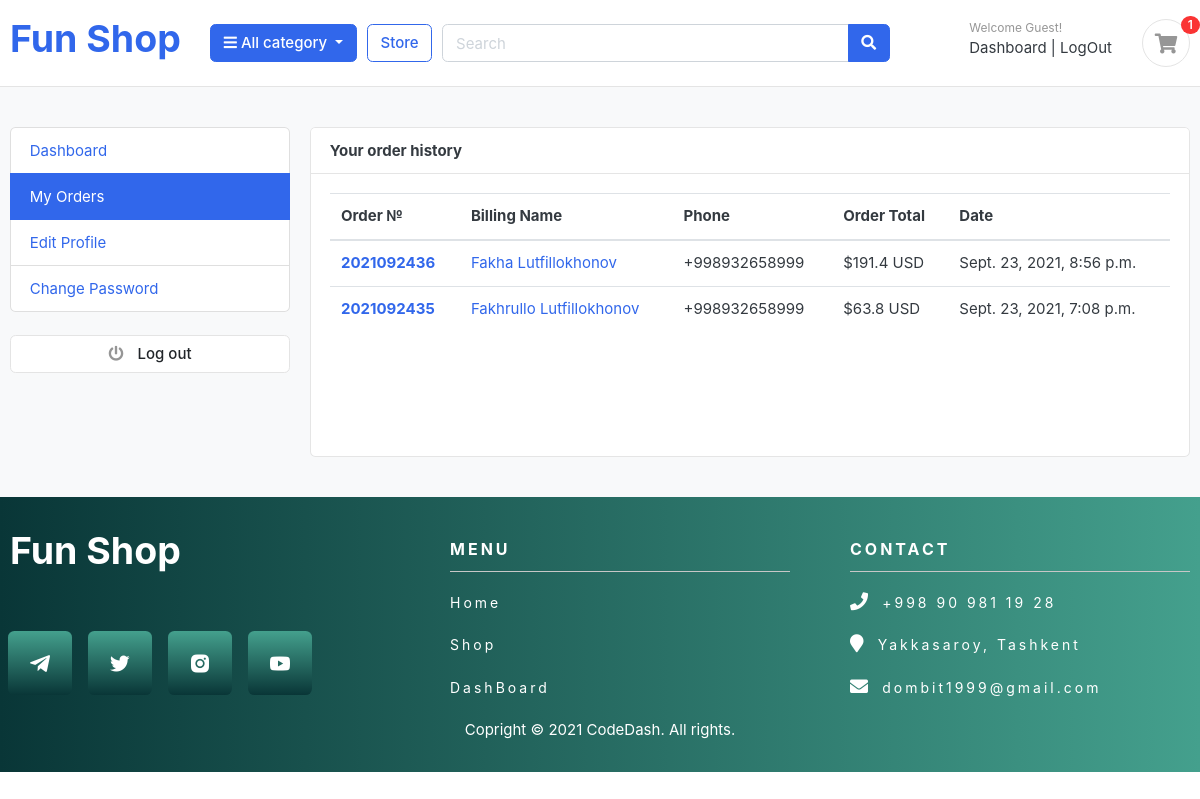
The app's page /accounts/my_orders/ (signed in) with its own data.
### accounts/models.py (models this page shows, shortened)
class Account(AbstractBaseUser):
    first_name = models.CharField(max_length=60)
    last_name = models.CharField(max_length=60)
    username = models.CharField(max_length=50, unique=True)
    email = models.EmailField(max_length=100, unique=True)
    phone_number = models.CharField(max_length=50)
    date_joined = models.DateTimeField(auto_now_add=True)
    last_login = models.DateTimeField(auto_now_add=True)
    is_admin = models.BooleanField(default=False)
    is_staff = models.BooleanField(default=False)
    is_active = models.BooleanField(default=False)
    is_superadmin = models.BooleanField(default=False)
    USERNAME_FIELD = 'email'
    REQUIRED_FIELDS = ['username', 'first_name', 'last_name']
    objects = MyAccountManager()

### orders/models.py (models this page shows, shortened)
class Order(models.Model):
    STATUS = (
        ('New', 'New'),
        ('Accepted', 'Accepted'),
        ('Completed', 'Completed'),
        ('Cancelled', 'Cancelled'),
    )
    user = models.ForeignKey(Account, on_delete=models.SET_NULL, null=True)
    payment = models.ForeignKey(Payment, on_delete=models.SET_NULL, null=True, blank=True)
    order_number = models.CharField(max_length=20)
    first_name = models.CharField(max_length=100)
    last_name = models.CharField(max_length=100)
    phone = models.CharField(max_length=15)
    email = models.EmailField(max_length=50)
    address_line_1 = models.CharField(max_length=80)
    address_line_2 = models.CharField(max_length=80, blank=True)
    city = models.CharField(max_length=50)
    country = models.CharField(max_length=50)
    order_note = models.CharField(max_length=100, blank=True)
    order_total = models.FloatField()
    tax = models.FloatField()
    status = models.CharField(max_length=10, choices=STATUS, default='New')
    ip = models.CharField(max_length=20, blank=True)
    is_ordered = models.BooleanField(default=False)
    created_at = models.DateTimeField(auto_now_add=True)
    update_at = models.DateTimeField(auto_now=True)
    def full_name(self):
        return f'{self.first_name} {self.last_name}'

### accounts/views.py (the view)
# urls.py: path('my_orders/', views.my_orders, name='my_orders'),
@login_required(login_url='login')
def my_orders(request):
    orders = Order.objects.filter(user=request.user, is_ordered=True).order_by('-created_at')
    context = {
        'orders':orders
    }
    return render(request, 'accounts/my_orders.html', context)

### carts/context_processors.py (called while the page is built)
def counter(request, cart_count=0):
    if 'admin' in request.path:
        return{}
    else:
        try:
            cart = Cart.objects.filter(cart_id=_cart_id(request))
            if request.user.is_authenticated:
                cart_items = CartItem.objects.all().filter(user=request.user)
            else:
                cart_items = CartItem.objects.all().filter(cart=cart[:1])
            for cart_item in cart_items:
                cart_count += cart_item.quantity
        except Cart.DoesNotExist:
            cart_count = 0
    return dict(cart_count=cart_count)

### carts/views.py (called while the page is built)
def _cart_id(request):
    cart = request.session.session_key
    if not cart:
        cart = request.session.create()
    return cart

### category/context_processors.py (called while the page is built)
def menu_links(request):
    links = Category.objects.all()
    return dict(links=links)

### category/models.py (called while the page is built)
    def get_url(self):
        return reverse('products_by_category', args=[self.slug])

### templates/accounts/my_orders.html (shortened to what this page needs)
{% extends 'index.html' %}
{% load static %}
{% block content %}
<section class="section-conten padding-y bg">
    <div class="container ">
        <div class="row">
        {% include 'accounts/dashboard_sidebar.html' %}
        <main class="col-md-9">
            <article class="card">
            <header class="card-header">
                <strong class="d-inline-block mr-3">Your order history </strong>
            </header>
            <div class="card-body mb-5">
                <div class="row mb-5">
                    <div class="col-md-12 ">
                        <table class="table table-hover">
                            <thead>
                              <tr>
                                <th scope="col">Order №</th>
                                <th scope="col">Billing Name</th>
                                <th scope="col">Phone</th>
                                <th scope="col">Order Total</th>
                                <th scope="col">Date</th>
                              </tr>
                            </thead>
                            <tbody>
                              {% for order in orders %}
                                <tr>
                                    <th scope="row"><a href="{% url 'order_details' order.order_number %}">{{ order.order_number }}</a></th>
                                    <td><a href="{% url 'dashboard' %}">{{ order.full_name }}</a></td>
                                    <td>{{ order.phone }}</td>
                                    <td>${{ order.order_total }} USD</td>
                                    <td>{{ order.created_at }}</td>
                                </tr>
                              {% endfor %}
                            </tbody>
                          </table>
                    </div>
                </div>
            </div>
            </article>
        </main>
    </div>
    </div>
    </section>
{% endblock %}

### templates/index.html (shortened to what this page needs)
{% load static %}
<!DOCTYPE HTML>
<html lang="en">
<head>
<link href="{% static 'css/bootstrap.css' %}" rel="stylesheet" type="text/css"/>
<link href="{% static 'fonts/fontawesome/css/all.min.css' %}" type="text/css" rel="stylesheet">
<link href='https://unpkg.com/boxicons@2.0.7/css/boxicons.min.css' rel='stylesheet'>
<link href="{% static 'css/ui.css' %}" rel="stylesheet" type="text/css"/>
<link href="{% static 'css/custom.css' %}" rel="stylesheet" type="text/css"/>
<link href="{% static 'css/responsive.css' %}" rel="stylesheet" media="only screen and (max-width: 1200px)" />
<link href="/your-path-to-fontawesome/css/all.css" rel="stylesheet">
</head>
<body>
	<header class="section-header">
	<section class="header-main border-bottom">
		<div class="container">
	<div class="row align-items-center">
		<div class="col-lg-2 col-md-3 col-6">
			<a href="{% url 'home' %}" class="brand-wrap" >
				<h1>Fun Shop</h1>
			</a>
		</div>
		<div class="col-lg col-sm col-md col-6 flex-grow-0">
			<div class="category-wrap dropdown d-inline-block float-right">
				<button type="button" class="btn btn-primary dropdown-toggle" data-toggle="dropdown">
					<i class="fa fa-bars"></i> All category
				</button>
			</div>
		</div>
		<a href="{% url 'store' %}" class="btn btn-outline-primary">Store</a>
		<div class="col-lg  col-md-6 col-sm-12 col">
			<form action="{% url 'search' %}" class="search" method="GET">
				<div class="input-group w-100">
					<input type="text" class="form-control" style="width:60%;" placeholder="Search" name="keyword" required>
					<div class="input-group-append">
					<button class="btn btn-primary" type="submit">
						<i class="fa fa-search"></i>
					</button>
					</div>
				</div>
			</form>
		</div>
		<div class="col-lg-3 col-sm-6 col-8 order-2 order-lg-3">
					<div class="d-flex justify-content-end mb-3 mb-lg-0">
					{% if user.id is None %}
						<div class="widget-header">
							<small class="title text-muted">Welcome guest!</small>
							<div>
								<a href="{% url 'login' %}">Sign in</a> <span class="dark-transp"> | </span>
								<a href="{% url 'register' %}"> Register</a>
							</div>
						</div>
					{% else %}
						<div class="widget-header">
							<small class="title text-muted">Welcome {{ user.first_name }}!</small>
							<div>
								<a href="{% url 'dashboard' %}">Dashboard</a> <span class="dark-transp"> | </span>
								<a href="{% url 'logout' %}"> LogOut</a>
						</div>
						</div>
					{% endif %}
						<a href="{% url 'cart' %}" class="widget-header pl-3 ml-3">
							<div class="icon icon-sm rounded-circle border"><i class="fa fa-shopping-cart"></i></div>
							<span class="badge badge-pill badge-danger notify">{{ cart_count }}</span>
						</a>
					</div>
				</div>
	</div>
		</div>
	</section>
	</header>
	{% block content %}
	{% endblock %}
<footer>
	<div class="container">
	  <div class="row">
			   <div class="col-md-4 col-sm-6 col-xs-12">
					<h1 style="color: #fff !important;">Fun Shop</h1>
				<ul class="sci">
					<li><a href="https://t.me/fakha0" class="telegram" target="_blank"><i class='bx bxl-telegram'></i></a></li>
					<li><a href="https://twitter.com/fakha0" class="twitter" target="_blank"><i class='bx bxl-twitter'></i></a></li>
					<li><a href="https://www.instagram.com/fakha0/" class="instagram" target="_blank"><i class='bx bxl-instagram-alt'></i></a></li>
					<li><a href="https://www.youtube.com/channel/UC89eYzOxvAb8vmc3RU6nhuQ" class="youtube" target="_blank"><i class='bx bxl-youtube' ></i></a></li>
				  </ul>
			   </div>
			   <div class="col-md-4 col-sm-6 col-xs-12">
				   <ul class="menu">
						<span>Menu</span>
						<li>
						   <a href="{% url 'home' %}">Home</a>
						 </li>
						 <li>
							<a href="{% url 'store' %}">Shop</a>
						 </li>
						 <li>
						   <a href="{% url 'dashboard' %}">DashBoard</a>
						 </li>
					</ul>
			   </div>
			   <div class="col-md-4 col-sm-6 col-xs-12">
				 <ul class="address">
				   <span>Contact</span>
				   <li>
					  <i class="fa fa-phone" aria-hidden="true"></i>
					  <a href="tel:+998909811928" >+998 90 981 19 28</a> <br>
				   </li>
				   <li>
					  <i class="fa fa-map-marker" aria-hidden="true"></i>
					  <a href="#"> Yakkasaroy, Tashkent</a>
				   </li>
				   <li>
					  <i class="fa fa-envelope" aria-hidden="true"></i>
					  <a href="mailto:dombit1999@gmail.com" >dombit1999@gmail.com</a> <br>
				   </li>
				  </ul>
			   </div>
		   </div>
	   </div>
	   <p class="text-center" style="color: #fff;">Copright &copy; 2021 CodeDash. All rights.</p>
   </footer>
</body>
</html>

### static/css/ui.css (style rules this page uses)
html { font-family: "Inter", sans-serif; font-size: 15px; }
.icon-xs, .icon-sm, .icon-md, .icon-lg { display: inline-block; text-align: center; flex-shrink: 0; flex-grow: 0; }
.icon-sm { width: 48px; height: 48px; line-height: 48px !important; font-size: 20px; }
.padding-y { padding-top: 40px; padding-bottom: 40px; }
article:after, .form-group:after { display: block; clear: both; content: ""; }
.bg { background-color: #f8f9fa; }
p:last-child { margin-bottom: 0; }
.header-main { position: relative; padding-top: 1rem; padding-bottom: 1rem; }
.widget-header { display: inline-block; vertical-align: middle; position: relative; }
.widget-header a { color: #343a40; }
.widget-header i { color: #969696; }
.widget-header .title { display: block; }
.widget-header .notify { position: absolute; top: -3px; right: -10px; }
.notify { position: absolute; top: -4px; right: -10px; display: inline-block; padding: 0.25em 0.6em; font-size: 12px; line-height: 1; text-align: center; border-radius: 3rem; color: #fff; background-color: #fa3434; }

### static/css/custom.css (style rules this page uses)
footer { padding: 30px 0px; background: #44A08D; background: -webkit-linear-gradient(to right, #093637, #44A08D); background: linear-gradient(to right, #093637, #44A08D); }
.address span, .menu span { color: #fff; font-weight: bold; border-bottom: 1px solid #c7c7c7; padding: 10px 0px; display: block; text-transform: uppercase; font-size: 16px; letter-spacing: 3px; }
.address li a, .menu li a { color: #FFF; letter-spacing: 3px; text-decoration: none; font-size: 14px; }
.address li, .menu li { margin: 20px 0px; list-style: none; }
.address .fa { color: #fff; margin-right: 10px; font-size: 18px; }
.sci { margin-top: 40px; display: flex; margin-left: 0; padding-left: 0; position: absolute; left: 0; }
.sci li { list-style: none; transition: all 1s; margin: 20px; transform: scale(1.6) }
.sci li a { display: inline-block; width: 40px; height: 40px; background: linear-gradient(to top, #093637, #44A08D); display: flex; justify-content: center; align-items: center; text-decoration: none; border-radius: 4px; color: #fff; }

### records on screen
Account: first_name "Guest"
Order: order_number "2021092436", full_name "Fakha Lutfillokhonov", phone "+998932658999", order_total "191.4", created_at "Sept. 23, 2021, 8:56 p.m."
Order: order_number "2021092435", full_name "Fakhrullo Lutfillokhonov", phone "+998932658999", order_total "63.8", created_at "Sept. 23, 2021, 7:08 p.m."

### other values on screen
{{ cart_count }} "1"
